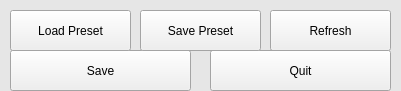
   <widget class="QWidget" name="widget_8" native="true">
    <property name="geometry">
     <rect>
      <x>490</x>
      <y>620</y>
      <width>401</width>
      <height>91</height>
     </rect>
    </property>
    <property name="palette">
     <palette>
      <active>
       <colorrole role="Base">
        <brush brushstyle="SolidPattern">
         <color alpha="255">
          <red>255</red>
          <green>255</green>
          <blue>255</blue>
         </color>
        </brush>
       </colorrole>
       <colorrole role="Window">
        <brush brushstyle="SolidPattern">
         <color alpha="255">
          <red>230</red>
          <green>230</green>
          <blue>230</blue>
         </color>
        </brush>
       </colorrole>
      </active>
      <inactive>
       <colorrole role="Base">
        <brush brushstyle="SolidPattern">
         <color alpha="255">
          <red>255</red>
          <green>255</green>
          <blue>255</blue>
         </color>
        </brush>
       </colorrole>
       <colorrole role="Window">
        <brush brushstyle="SolidPattern">
         <color alpha="255">
          <red>230</red>
          <green>230</green>
          <blue>230</blue>
         </color>
        </brush>
       </colorrole>
      </inactive>
      <disabled>
       <colorrole role="Base">
        <brush brushstyle="SolidPattern">
         <color alpha="255">
          <red>230</red>
          <green>230</green>
          <blue>230</blue>
         </color>
        </brush>
       </colorrole>
       <colorrole role="Window">
        <brush brushstyle="SolidPattern">
         <color alpha="255">
          <red>230</red>
          <green>230</green>
          <blue>230</blue>
         </color>
        </brush>
       </colorrole>
      </disabled>
     </palette>
    </property>
    <property name="cursor">
     <cursorShape>PointingHandCursor</cursorShape>
    </property>
    <property name="whatsThis">
     <string extracomment="Save parametres to hardware"/>
    </property>
    <property name="autoFillBackground">
     <bool>true</bool>
    </property>
    <widget class="QPushButton" name="Save">
     <property name="geometry">
      <rect>
       <x>10</x>
       <y>50</y>
       <width>181</width>
       <height>41</height>
      </rect>
     </property>
     <property name="palette">
      <palette>
       <active>
        <colorrole role="ButtonText">
         <brush brushstyle="SolidPattern">
          <color alpha="255">
           <red>0</red>
           <green>0</green>
           <blue>0</blue>
          </color>
         </brush>
        </colorrole>
       </active>
       <inactive>
        <colorrole role="ButtonText">
         <brush brushstyle="SolidPattern">
          <color alpha="255">
           <red>0</red>
           <green>0</green>
           <blue>0</blue>
          </color>
         </brush>
        </colorrole>
       </inactive>
       <disabled>
        <colorrole role="ButtonText">
         <brush brushstyle="SolidPattern">
          <color alpha="255">
           <red>148</red>
           <green>148</green>
           <blue>148</blue>
          </color>
         </brush>
        </colorrole>
       </disabled>
      </palette>
     </property>
     <property name="whatsThis">
      <string extracomment="Save scene to hardware"/>
     </property>
     <property name="text">
      <string>Save</string>
     </property>
     <property name="default">
      <bool>false</bool>
     </property>
     <property name="flat">
      <bool>false</bool>
     </property>
    </widget>
    <widget class="QPushButton" name="Refresh">
     <property name="geometry">
      <rect>
       <x>270</x>
       <y>10</y>
       <width>121</width>
       <height>41</height>
      </rect>
     </property>
     <property name="palette">
      <palette>
       <active>
        <colorrole role="ButtonText">
         <brush brushstyle="SolidPattern">
          <color alpha="255">
           <red>0</red>
           <green>0</green>
           <blue>0</blue>
          </color>
         </brush>
        </colorrole>
       </active>
       <inactive>
        <colorrole role="ButtonText">
         <brush brushstyle="SolidPattern">
          <color alpha="255">
           <red>0</red>
           <green>0</green>
           <blue>0</blue>
          </color>
         </brush>
        </colorrole>
       </inactive>
       <disabled>
        <colorrole role="ButtonText">
         <brush brushstyle="SolidPattern">
          <color alpha="255">
           <red>148</red>
           <green>148</green>
           <blue>148</blue>
          </color>
         </brush>
        </colorrole>
       </disabled>
      </palette>
     </property>
     <property name="whatsThis">
      <string extracomment="Refresh WiFi IP and scene from harware"/>
     </property>
     <property name="text">
      <string>Refresh</string>
     </property>
     <property name="default">
      <bool>false</bool>
     </property>
     <property name="flat">
      <bool>false</bool>
     </property>
    </widget>
    <widget class="QPushButton" name="Load_Preset">
     <property name="geometry">
      <rect>
       <x>10</x>
       <y>10</y>
       <width>121</width>
       <height>41</height>
      </rect>
     </property>
     <property name="palette">
      <palette>
       <active>
        <colorrole role="ButtonText">
         <brush brushstyle="SolidPattern">
          <color alpha="255">
           <red>0</red>
           <green>0</green>
           <blue>0</blue>
          </color>
         </brush>
        </colorrole>
       </active>
       <inactive>
        <colorrole role="ButtonText">
         <brush brushstyle="SolidPattern">
          <color alpha="255">
           <red>0</red>
           <green>0</green>
           <blue>0</blue>
          </color>
         </brush>
        </colorrole>
       </inactive>
       <disabled>
        <colorrole role="ButtonText">
         <brush brushstyle="SolidPattern">
          <color alpha="255">
           <red>148</red>
           <green>148</green>
           <blue>148</blue>
          </color>
         </brush>
        </colorrole>
       </disabled>
      </palette>
     </property>
     <property name="whatsThis">
      <string extracomment="Refresh WiFi IP and scene from harware"/>
     </property>
     <property name="text">
      <string>Load Preset</string>
     </property>
     <property name="default">
      <bool>false</bool>
     </property>
     <property name="flat">
      <bool>false</bool>
     </property>
    </widget>
    <widget class="QPushButton" name="Quit">
     <property name="geometry">
      <rect>
       <x>210</x>
       <y>50</y>
       <width>181</width>
       <height>41</height>
      </rect>
     </property>
     <property name="palette">
      <palette>
       <active>
        <colorrole role="ButtonText">
         <brush brushstyle="SolidPattern">
          <color alpha="255">
           <red>0</red>
           <green>0</green>
           <blue>0</blue>
          </color>
         </brush>
        </colorrole>
       </active>
       <inactive>
        <colorrole role="ButtonText">
         <brush brushstyle="SolidPattern">
          <color alpha="255">
           <red>0</red>
           <green>0</green>
           <blue>0</blue>
          </color>
         </brush>
        </colorrole>
       </inactive>
       <disabled>
        <colorrole role="ButtonText">
         <brush brushstyle="SolidPattern">
          <color alpha="255">
           <red>148</red>
           <green>148</green>
           <blue>148</blue>
          </color>
         </brush>
        </colorrole>
       </disabled>
      </palette>
     </property>
     <property name="whatsThis">
      <string extracomment="Save scene to hardware"/>
     </property>
     <property name="text">
      <string>Quit</string>
     </property>
     <property name="default">
      <bool>false</bool>
     </property>
     <property name="flat">
      <bool>false</bool>
     </property>
    </widget>
    <widget class="QPushButton" name="Save_Preset">
     <property name="geometry">
      <rect>
       <x>140</x>
       <y>10</y>
       <width>121</width>
       <height>41</height>
      </rect>
     </property>
     <property name="palette">
      <palette>
       <active>
        <colorrole role="ButtonText">
         <brush brushstyle="SolidPattern">
          <color alpha="255">
           <red>0</red>
           <green>0</green>
           <blue>0</blue>
          </color>
         </brush>
        </colorrole>
       </active>
       <inactive>
        <colorrole role="ButtonText">
         <brush brushstyle="SolidPattern">
          <color alpha="255">
           <red>0</red>
           <green>0</green>
           <blue>0</blue>
          </color>
         </brush>
        </colorrole>
       </inactive>
       <disabled>
        <colorrole role="ButtonText">
         <brush brushstyle="SolidPattern">
          <color alpha="255">
           <red>148</red>
           <green>148</green>
           <blue>148</blue>
          </color>
         </brush>
        </colorrole>
       </disabled>
      </palette>
     </property>
     <property name="whatsThis">
      <string extracomment="Refresh WiFi IP and scene from harware"/>
     </property>
     <property name="text">
      <string>Save Preset</string>
     </property>
     <property name="default">
      <bool>false</bool>
     </property>
     <property name="flat">
      <bool>false</bool>
     </property>
    </widget>
   </widget>
